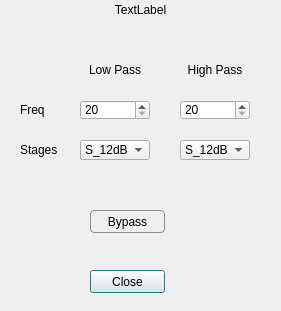
<?xml version="1.0" encoding="UTF-8"?>
<ui version="4.0">
 <class>DevSettingBase_Xover</class>
 <widget class="QDialog" name="DevSettingBase_Xover">
  <property name="geometry">
   <rect>
    <x>0</x>
    <y>0</y>
    <width>281</width>
    <height>311</height>
   </rect>
  </property>
  <property name="windowTitle">
   <string>Dialog</string>
  </property>
  <widget class="QPushButton" name="close">
   <property name="geometry">
    <rect>
     <x>90</x>
     <y>270</y>
     <width>75</width>
     <height>23</height>
    </rect>
   </property>
   <property name="text">
    <string>Close</string>
   </property>
  </widget>
  <widget class="QLabel" name="head">
   <property name="geometry">
    <rect>
     <x>0</x>
     <y>0</y>
     <width>281</width>
     <height>20</height>
    </rect>
   </property>
   <property name="text">
    <string>TextLabel</string>
   </property>
   <property name="alignment">
    <set>Qt::AlignCenter</set>
   </property>
  </widget>
  <widget class="QWidget" name="bandpass" native="true">
   <property name="geometry">
    <rect>
     <x>0</x>
     <y>30</y>
     <width>281</width>
     <height>221</height>
    </rect>
   </property>
   <property name="styleSheet">
    <string notr="true">QPushButton {
     border: 1px solid #8f8f91;
     border-radius: 4px;
     background-color: qlineargradient(x1: 0, y1: 0, x2: 0, y2: 1,
                                       stop: 0 #f6f7fa, stop: 1 #dadbde);
 }

 QPushButton:pressed {
     background-color: qlineargradient(x1: 0, y1: 0, x2: 0, y2: 1,
                                       stop: 0 #dadbde, stop: 1 #f6f7fa);
 }
QPushButton:checked{
	background-color: rgb(0, 178, 0);
}</string>
   </property>
   <widget class="QLabel" name="label_2">
    <property name="geometry">
     <rect>
      <x>80</x>
      <y>30</y>
      <width>70</width>
      <height>20</height>
     </rect>
    </property>
    <property name="text">
     <string>Low Pass</string>
    </property>
    <property name="alignment">
     <set>Qt::AlignCenter</set>
    </property>
   </widget>
   <widget class="QLabel" name="label_3">
    <property name="geometry">
     <rect>
      <x>180</x>
      <y>30</y>
      <width>70</width>
      <height>20</height>
     </rect>
    </property>
    <property name="text">
     <string>High Pass</string>
    </property>
    <property name="alignment">
     <set>Qt::AlignCenter</set>
    </property>
   </widget>
   <widget class="QLabel" name="label_4">
    <property name="geometry">
     <rect>
      <x>20</x>
      <y>70</y>
      <width>54</width>
      <height>20</height>
     </rect>
    </property>
    <property name="text">
     <string>Freq</string>
    </property>
   </widget>
   <widget class="QLabel" name="label_5">
    <property name="geometry">
     <rect>
      <x>20</x>
      <y>110</y>
      <width>54</width>
      <height>20</height>
     </rect>
    </property>
    <property name="text">
     <string>Stages</string>
    </property>
   </widget>
   <widget class="QComboBox" name="low_stages">
    <property name="geometry">
     <rect>
      <x>80</x>
      <y>110</y>
      <width>70</width>
      <height>20</height>
     </rect>
    </property>
    <item>
     <property name="text">
      <string>S_12dB</string>
     </property>
    </item>
    <item>
     <property name="text">
      <string>S_24dB</string>
     </property>
    </item>
    <item>
     <property name="text">
      <string>S_36dB</string>
     </property>
    </item>
    <item>
     <property name="text">
      <string>S_48dB</string>
     </property>
    </item>
   </widget>
   <widget class="QSpinBox" name="low_freq">
    <property name="geometry">
     <rect>
      <x>80</x>
      <y>70</y>
      <width>70</width>
      <height>20</height>
     </rect>
    </property>
    <property name="minimum">
     <number>20</number>
    </property>
    <property name="maximum">
     <number>20000</number>
    </property>
   </widget>
   <widget class="QSpinBox" name="high_freq">
    <property name="geometry">
     <rect>
      <x>180</x>
      <y>70</y>
      <width>70</width>
      <height>20</height>
     </rect>
    </property>
    <property name="minimum">
     <number>20</number>
    </property>
    <property name="maximum">
     <number>20000</number>
    </property>
   </widget>
   <widget class="QComboBox" name="high_stages">
    <property name="geometry">
     <rect>
      <x>180</x>
      <y>110</y>
      <width>70</width>
      <height>20</height>
     </rect>
    </property>
    <item>
     <property name="text">
      <string>S_12dB</string>
     </property>
    </item>
    <item>
     <property name="text">
      <string>S_24dB</string>
     </property>
    </item>
    <item>
     <property name="text">
      <string>S_36dB</string>
     </property>
    </item>
    <item>
     <property name="text">
      <string>S_48dB</string>
     </property>
    </item>
   </widget>
   <widget class="QPushButton" name="bypass">
    <property name="geometry">
     <rect>
      <x>90</x>
      <y>180</y>
      <width>75</width>
      <height>23</height>
     </rect>
    </property>
    <property name="text">
     <string>Bypass</string>
    </property>
    <property name="checkable">
     <bool>true</bool>
    </property>
   </widget>
  </widget>
 </widget>
 <resources/>
 <connections/>
</ui>
